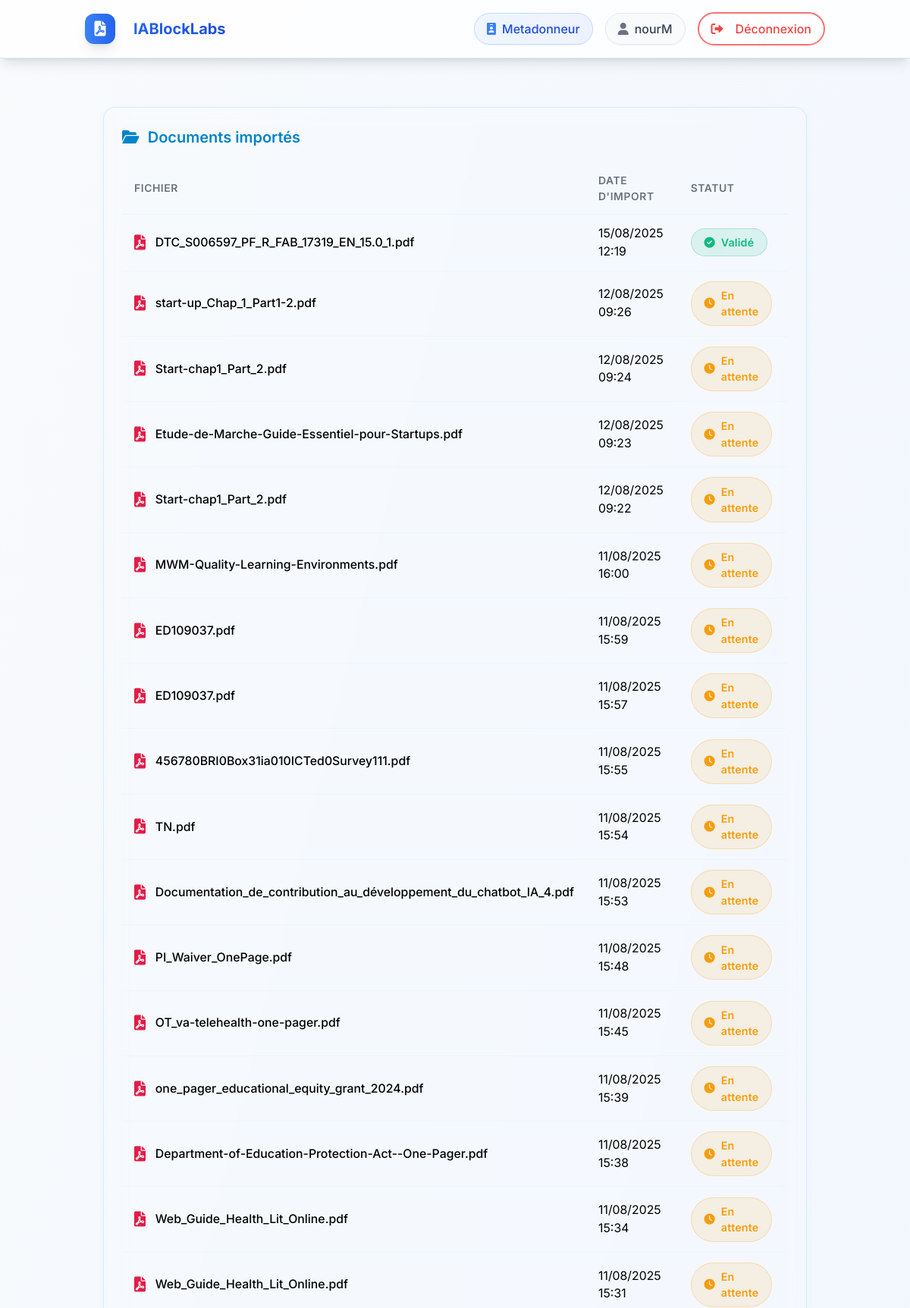
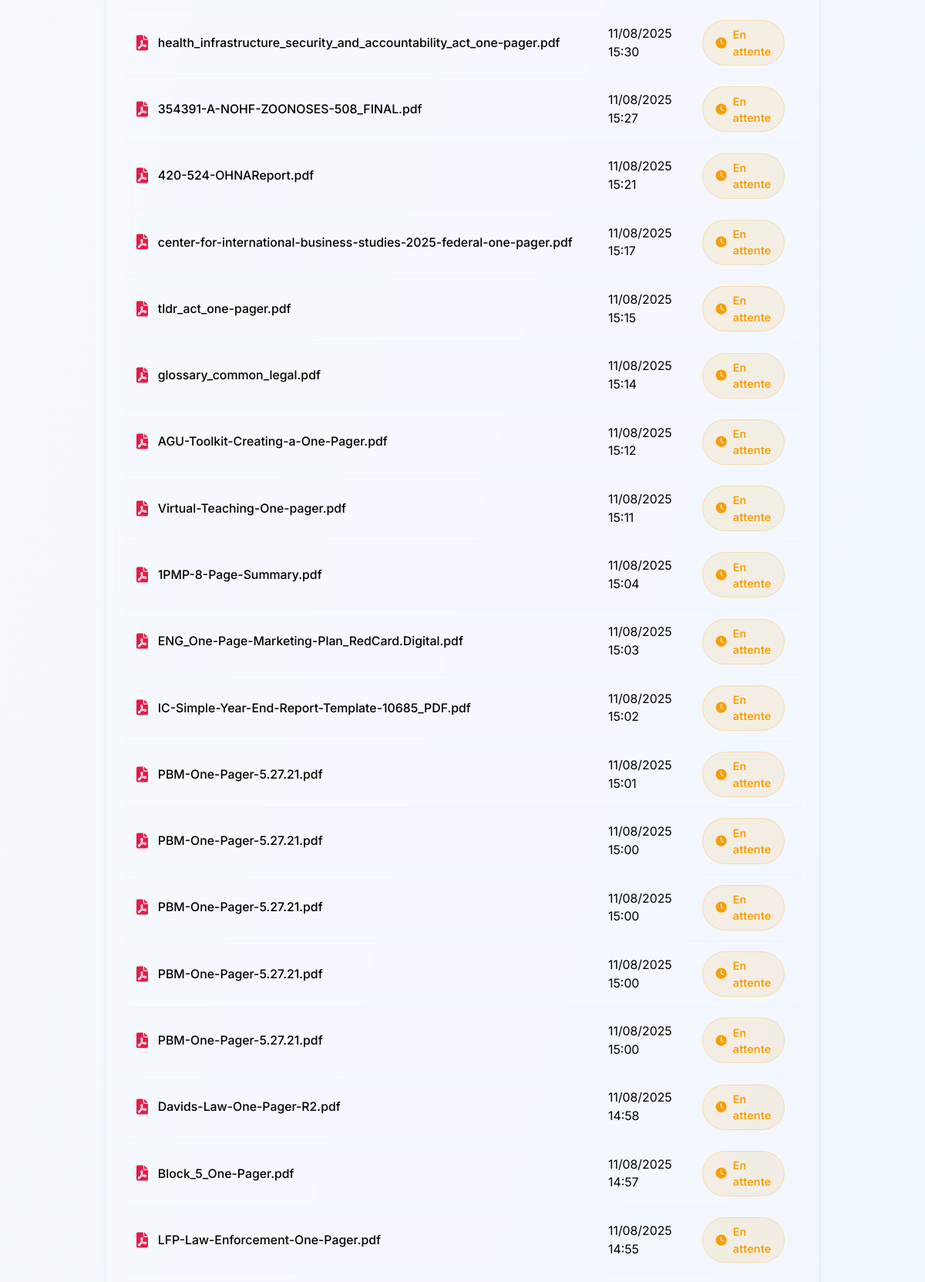
/documents/ (signed in, upper part), run on the app's committed database (2 pictures, top to bottom).
### rawdocs/models.py (models this page shows, shortened)
class RawDocument(models.Model):
    url = models.URLField(help_text="URL d'origine du PDF", blank=True)
    file = models.FileField(upload_to=pdf_upload_to, help_text="Fichier PDF téléchargé")
    created_at = models.DateTimeField(auto_now_add=True)
    owner = models.ForeignKey(
        settings.AUTH_USER_MODEL,
        on_delete=models.CASCADE,
        related_name='raw_documents',
        null=True, blank=True,
        help_text="Utilisateur qui a téléchargé ce document"
    )
    is_validated = models.BooleanField(default=False, help_text="Document validé par un métadonneur")
    validated_at = models.DateTimeField(null=True, blank=True)
    is_ready_for_expert = models.BooleanField(default=False, help_text="Document prêt pour révision expert")
    expert_ready_at = models.DateTimeField(null=True, blank=True,
                                           help_text="Date à laquelle le document est devenu prêt pour l'expert")
    total_pages = models.IntegerField(default=0, help_text="Nombre total de pages")
    pages_extracted = models.BooleanField(default=False, help_text="Pages extraites individuellement")
    title = models.TextField(blank=True, help_text="Titre du document")
    doc_type = models.CharField("Type", max_length=100, blank=True, help_text="Type du document (guide, rapport…)")
    publication_date = models.CharField(max_length=100, blank=True, help_text="Date de publication")
    version = models.CharField(max_length=50, blank=True, help_text="Version extraite")
    source = models.CharField(max_length=255, blank=True, help_text="Organisation émettrice (EMA, FDA…)")
    context = models.TextField(blank=True, help_text="Contexte extrait (2 phrases max)")
    country = models.CharField(max_length=100, blank=True, help_text="Pays détecté (GPE ou TLD)")
    language = models.CharField(max_length=10, blank=True, help_text="Langue détectée (fr, en…)")
    url_source = models.URLField(blank=True, help_text="URL d'origine pour référence")

### rawdocs/views.py (the view)
# urls.py: path('documents/', views.document_list, name='document_list'),
@login_required(login_url='rawdocs:login')
@user_passes_test(is_metadonneur)
def document_list(request):
    docs = RawDocument.objects.filter(owner=request.user).order_by('-created_at')
    for d in docs:
        d.basename = os.path.basename(d.file.name)
    return render(request, 'rawdocs/document_list.html', {'documents': docs})

### rawdocs/templatetags/rawdocs_extras.py (called while the page is built)
@register.filter
def basename(value):
    return os.path.basename(value)

### rawdocs/views.py (called while the page is built)
def is_metadonneur(user):
    return user.groups.filter(name="Metadonneur").exists()

### templates/rawdocs/document_list.html (shortened to what this page needs)
{% extends "base.html" %}
{% load rawdocs_extras %}
{% block content %}
<div class="dashboard-container">
    <div class="card">
        <h2 class="card-title">
            <i class="fas fa-folder-open"></i>
            Documents importés
        </h2>
        {% if documents %}
            <div class="overflow-x-auto" style="overflow-x:auto;">
                <table class="table">
                    <thead>
                        <tr>
                            <th>Fichier</th>
                            <th>Date d'import</th>
                            <th>Statut</th>
                            <th>Actions</th>
                        </tr>
                    </thead>
                    <tbody>
                        {% for doc in documents %}
                        <tr>
                            <td>
                                <div class="filename">
                                    <i class="fas fa-file-pdf"></i>
                                    {{ doc.file.name|basename }}
                                </div>
                            </td>
                            <td>{{ doc.created_at|date:"d/m/Y H:i" }}</td>
                            <td>
                                {% if doc.is_refused %}
                                    <span class="badge refused">
                                        <i class="fas fa-times-circle"></i> Refusé
                                    </span>
                                {% elif doc.requires_correction %}
                                    <span class="badge correction">
                                        <i class="fas fa-bell"></i> Correction requise
                                    </span>
                                {% elif doc.is_validated %}
                                    <span class="badge validated">
                                        <i class="fas fa-check-circle"></i> Validé
                                    </span>
                                {% else %}
                                    <span class="badge pending">
                                        <i class="fas fa-clock"></i> En attente
                                    </span>
                                {% endif %}
                            </td>
                            <td>
                            </td>
                        </tr>
                        {% endfor %}
                    </tbody>
                </table>
            </div>
        {% endif %}
    </div>
</div>
{% endblock %}

### templates/base.html (shortened to what this page needs)
{% load static %}
<!DOCTYPE html>
<html lang="fr">
<head>
  <script src="https://cdn.tailwindcss.com"></script>
  <link rel="stylesheet" href="{% static 'rawdocs/css/styles.css' %}">
  <link href="https://cdnjs.cloudflare.com/ajax/libs/font-awesome/6.0.0/css/all.min.css" rel="stylesheet">
</head>
<body class="bg-gradient-to-br from-slate-50 to-blue-50 min-h-screen flex flex-col">
  <div class="fixed inset-0 opacity-5 pointer-events-none">
    <div class="absolute inset-0 bg-grid-pattern"></div>
  </div>
  <div class="app-container flex-1 flex flex-col relative z-10">
    <header class="site-header bg-white/80 backdrop-blur-lg shadow-lg border-b border-blue-100">
      <div class="header-content container mx-auto px-6 flex items-center justify-between py-4">
        {% with group=user.groups.first.name %}
        {% if group == "Annotateur" %}
          <a href="{% url 'rawdocs:annotation_dashboard' %}" class="logo group flex items-center text-xl font-bold text-blue-600 hover:text-blue-700 transition-all duration-300">
        {% elif group == "Expert" %}
          <a href="{% url 'expert:dashboard' %}" class="logo group flex items-center text-xl font-bold text-blue-600 hover:text-blue-700 transition-all duration-300">
        {% elif group == "Metadonneur" %}
          <a href="{% url 'rawdocs:dashboard' %}" class="logo group flex items-center text-xl font-bold text-blue-600 hover:text-blue-700 transition-all duration-300">
        {% else %}
          <a href="#" class="logo group flex items-center text-xl font-bold text-blue-600 hover:text-blue-700 transition-all duration-300">
        {% endif %}
      {% endwith %}
            <div class="logo-icon bg-gradient-to-r from-blue-500 to-blue-600 p-2 rounded-xl mr-3 group-hover:scale-110 transition-transform duration-300 shadow-lg">
              <i class="fas fa-file-pdf text-white"></i>
            </div>
            <span class="bg-gradient-to-r from-blue-600 to-blue-700 bg-clip-text text-transparent">
            </span>
          </a>
        {% if user.is_authenticated %}
          <div class="user-info flex items-center gap-4">
            <div class="user-badge bg-gradient-to-r from-blue-50 to-indigo-50 px-4 py-2 rounded-full border border-blue-200">
              <span class="flex items-center text-blue-700 font-medium">
                <i class="fas fa-id-badge mr-2 text-blue-500"></i>
                {{ user.groups.first.name }}
              </span>
            </div>
            <div class="user-badge bg-gradient-to-r from-gray-50 to-slate-50 px-4 py-2 rounded-full border border-gray-200">
              <span class="flex items-center text-gray-700 font-medium">
                <i class="fas fa-user mr-2 text-gray-500"></i>
                {{ user.username }}
              </span>
            </div>
            <form method="post" action="{% url 'rawdocs:logout' %}">
              <button type="submit"
                      class="btn-logout group inline-flex items-center px-4 py-2 border-2 border-red-400 text-red-500 rounded-full hover:bg-red-500 hover:text-white transition-all duration-300 hover:shadow-lg hover:scale-105">
                <i class="fas fa-sign-out-alt mr-2 group-hover:animate-pulse"></i>
                <span>Déconnexion</span>
              </button>
            </form>
          </div>
        {% endif %}
      </div>
    </header>
    <main class="site-main flex-1 container mx-auto px-6 py-8">
      <div class="main-content-wrapper animate-fadeInUp">
        {% block content %}{% endblock %}
      </div>
    </main>
  </div>
</body>
</html>

### static/rawdocs/css/styles.css (style rules this page uses)
:root { --primary-color: #2563eb; --primary-hover: #1d4ed8; --primary-light: #3b82f6; --secondary-color: #64748b; --accent-color: #06b6d4; --background-color: #f8fafc; --surface-color: #ffffff; --surface-elevated: rgba(255, 255, 255, 0.9); --text-main: #1e293b; --text-alt: #64748b; --border-color: #e2e8f0; --border-radius: 16px; --border-radius-sm: 8px; --shadow-sm: 0 1px 2px rgba(0,0,0,0.05); --shadow-md: 0 4px 6px -1px rgba(0,0,0,0.1), 0 2px 4px -2px rgba(0,0,0,0.1); --shadow-lg: 0 10px 15px -3px rgba(0,0,0,0.1), 0 4px 6px -4px rgba(0,0,0,0.1); --shadow-xl: 0 20px 25px -5px rgba(0,0,0,0.1), 0 8px 10px -6px rgba(0,0,0,0.1); --transition-all: all 0.3s cubic-bezier(0.4, 0, 0.2, 1); --gradient-primary: linear-gradient(135deg, #667eea 0%, #764ba2 100%); --gradient-secondary: linear-gradient(135deg, #f093fb 0%, #f5576c 100%); }
* { margin: 0; padding: 0; box-sizing: border-box; }
body { font-family: 'Inter', -apple-system, BlinkMacSystemFont, 'Segoe UI', Roboto, sans-serif; background: linear-gradient(135deg, #f8fafc 0%, #e0f2fe 100%); color: var(--text-main); min-height: 100vh; font-size: 16px; line-height: 1.6; -webkit-font-smoothing: antialiased; -moz-osx-font-smoothing: grayscale; }
.bg-grid-pattern { background-image: radial-gradient(circle at 1px 1px, rgba(59, 130, 246, 0.1) 1px, transparent 0); background-size: 20px 20px; }
.app-container { display: flex; flex-direction: column; min-height: 100vh; position: relative; }
.animate-fadeInUp { animation: fadeInUp 0.6s ease-out; }
.site-header { background: rgba(255, 255, 255, 0.8); backdrop-filter: blur(20px); -webkit-backdrop-filter: blur(20px); border-bottom: 1px solid rgba(59, 130, 246, 0.1); box-shadow: 0 4px 20px rgba(0, 0, 0, 0.1); position: sticky; top: 0; z-index: 50; }
.header-content { max-width: 1200px; margin: 0 auto; padding: 1rem 2rem; display: flex; align-items: center; justify-content: space-between; }
.logo { display: flex; align-items: center; gap: 0.75rem; text-decoration: none; font-size: 1.5rem; font-weight: 700; transition: var(--transition-all); }
.logo-icon { display: flex; align-items: center; justify-content: center; width: 40px; height: 40px; background: linear-gradient(135deg, #3b82f6 0%, #1d4ed8 100%); border-radius: 12px; box-shadow: var(--shadow-md); transition: var(--transition-all); }
.user-info { display: flex; align-items: center; gap: 1rem; animation: slideInRight 0.6s ease-out; }
.user-badge { display: flex; align-items: center; padding: 0.5rem 1rem; border-radius: 50px; font-weight: 500; transition: var(--transition-all); backdrop-filter: blur(10px); box-shadow: var(--shadow-sm); }
.btn-logout { display: inline-flex; align-items: center; gap: 0.5rem; background: rgba(255, 255, 255, 0.8); border: 2px solid #ef4444; color: #ef4444; padding: 0.5rem 1rem; border-radius: 50px; cursor: pointer; transition: var(--transition-all); font-weight: 500; backdrop-filter: blur(10px); position: relative; overflow: hidden; }
.btn-logout::before { content: ''; position: absolute; top: 0; left: -100%; width: 100%; height: 100%; background: #ef4444; transition: var(--transition-all); z-index: -1; }
.site-main { flex: 1; padding: 2rem 0; }
.main-content-wrapper { animation: fadeInUp 0.6s ease-out; }

### data on the page
RawDocument: file.name|basename "DTC_S006597_PF_R_FAB_17319_EN_15.0_1.pdf", created_at "15/08/2025 12:19", is_validated True (drawn)
RawDocument: file.name|basename "start-up_Chap_1_Part1-2.pdf", created_at "12/08/2025 09:26", is_validated False (drawn)
RawDocument: file.name|basename "Start-chap1_Part_2.pdf", created_at "12/08/2025 09:24", is_validated False (drawn)
RawDocument: file.name|basename "Etude-de-Marche-Guide-Essentiel-pour-Startups.pdf", created_at "12/08/2025 09:23", is_validated False (drawn)
RawDocument: file.name|basename "Start-chap1_Part_2.pdf", created_at "12/08/2025 09:22", is_validated False (drawn)
RawDocument: file.name|basename "MWM-Quality-Learning-Environments.pdf", created_at "11/08/2025 16:00", is_validated False (drawn)
RawDocument: file.name|basename "ED109037.pdf", created_at "11/08/2025 15:59", is_validated False (drawn)
RawDocument: file.name|basename "ED109037.pdf", created_at "11/08/2025 15:57", is_validated False (drawn)
RawDocument: file.name|basename "456780BRI0Box31ia010ICTed0Survey111.pdf", created_at "11/08/2025 15:55", is_validated False (drawn)
RawDocument: file.name|basename "TN.pdf", created_at "11/08/2025 15:54", is_validated False (drawn)
RawDocument: file.name|basename "Documentation_de_contribution_au_développement_du_chatbot_IA_4.pdf", created_at "11/08/2025 15:53", is_validated False (drawn)
RawDocument: file.name|basename "PI_Waiver_OnePage.pdf", created_at "11/08/2025 15:48", is_validated False (drawn)
RawDocument: file.name|basename "OT_va-telehealth-one-pager.pdf", created_at "11/08/2025 15:45", is_validated False (drawn)
RawDocument: file.name|basename "one_pager_educational_equity_grant_2024.pdf", created_at "11/08/2025 15:39", is_validated False (drawn)
RawDocument: file.name|basename "Department-of-Education-Protection-Act--One-Pager.pdf", created_at "11/08/2025 15:38", is_validated False (drawn)
RawDocument: file.name|basename "Web_Guide_Health_Lit_Online.pdf", created_at "11/08/2025 15:34", is_validated False (drawn)
RawDocument: file.name|basename "Web_Guide_Health_Lit_Online.pdf", created_at "11/08/2025 15:31", is_validated False (drawn)
RawDocument: file.name|basename "health_infrastructure_security_and_accountability_act_one-pager.pdf", created_at "11/08/2025 15:30", is_validated False (drawn)
RawDocument: file.name|basename "354391-A-NOHF-ZOONOSES-508_FINAL.pdf", created_at "11/08/2025 15:27", is_validated False (drawn)
RawDocument: file.name|basename "420-524-OHNAReport.pdf", created_at "11/08/2025 15:21", is_validated False (drawn)
RawDocument: file.name|basename "center-for-international-business-studies-2025-federal-one-pager.pdf", created_at "11/08/2025 15:17", is_validated False (drawn)
RawDocument: file.name|basename "tldr_act_one-pager.pdf", created_at "11/08/2025 15:15", is_validated False (drawn)
RawDocument: file.name|basename "glossary_common_legal.pdf", created_at "11/08/2025 15:14", is_validated False (drawn)
RawDocument: file.name|basename "AGU-Toolkit-Creating-a-One-Pager.pdf", created_at "11/08/2025 15:12", is_validated False (drawn)
RawDocument: file.name|basename "Virtual-Teaching-One-pager.pdf", created_at "11/08/2025 15:11", is_validated False (drawn)
RawDocument: file.name|basename "1PMP-8-Page-Summary.pdf", created_at "11/08/2025 15:04", is_validated False (drawn)
RawDocument: file.name|basename "ENG_One-Page-Marketing-Plan_RedCard.Digital.pdf", created_at "11/08/2025 15:03", is_validated False (drawn)
RawDocument: file.name|basename "IC-Simple-Year-End-Report-Template-10685_PDF.pdf", created_at "11/08/2025 15:02", is_validated False (drawn)
RawDocument: file.name|basename "PBM-One-Pager-5.27.21.pdf", created_at "11/08/2025 15:01", is_validated False (drawn)
RawDocument: file.name|basename "PBM-One-Pager-5.27.21.pdf", created_at "11/08/2025 15:00", is_validated False (drawn)
RawDocument: file.name|basename "PBM-One-Pager-5.27.21.pdf", created_at "11/08/2025 15:00", is_validated False (drawn)
RawDocument: file.name|basename "PBM-One-Pager-5.27.21.pdf", created_at "11/08/2025 15:00", is_validated False (drawn)
RawDocument: file.name|basename "PBM-One-Pager-5.27.21.pdf", created_at "11/08/2025 15:00", is_validated False (drawn)
RawDocument: file.name|basename "Davids-Law-One-Pager-R2.pdf", created_at "11/08/2025 14:58", is_validated False (drawn)
RawDocument: file.name|basename "Block_5_One-Pager.pdf", created_at "11/08/2025 14:57", is_validated False (drawn)
RawDocument: file.name|basename "LFP-Law-Enforcement-One-Pager.pdf", created_at "11/08/2025 14:55", is_validated False (drawn)

### other printed values
{{ user.groups.first.name }} "Metadonneur"
{{ user.username }} "nourM"
